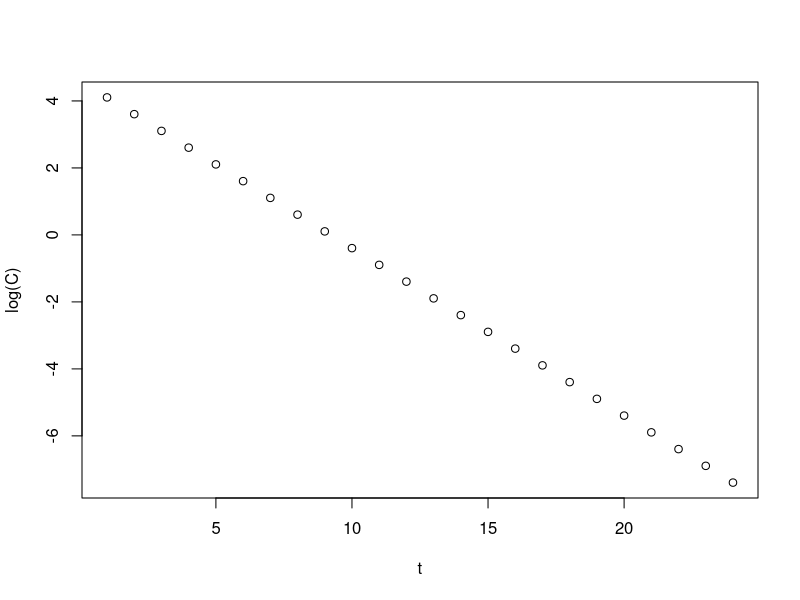

Recreate this plot in R. (Note: this script raises an error after producing the figure.)
## ---- chunk 1
  examplesumexp.par <- list(CL = 10, Vd = 20, C0 = 100, t = 1:24)
  examplesumexp.par$C <- with(examplesumexp.par, C0*exp(-(CL/Vd)*t))
  with(examplesumexp.par, plot(t, log(C)))
## ---- chunk 2
# Absorption Curve
  time.samp <- seq(0, 24, by = 2)
  absdata <- data.frame(
    time = time.samp,
    line1 = -0.2*time.samp + 4,
    line2 = -0.1*time.samp + 4
  )
  data1$sumexp <- exp(absdata$line2) - exp(absdata$line1)
  
# 2 compartment curve
  twodata <- data.frame(
    time = time.samp,
    line1 = -0.5*time.samp + 6,
    line2 = -0.05*time.samp + 5
  )
  data2$sumexp <- exp(twodata$line1) + exp(twodata$line2)
